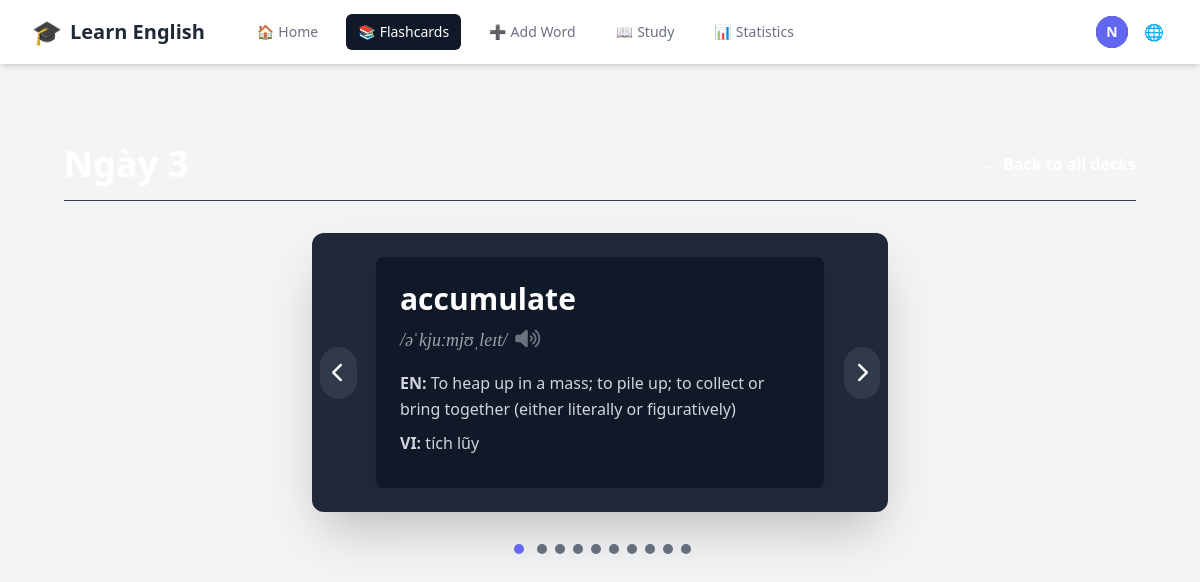
Page /en/decks/4/ (signed in) on the committed database.
### accounts/models.py (models this page shows, shortened)
class CustomUser(AbstractUser):
    email = models.EmailField(unique=True)
    username = None  # Remove username field
    USERNAME_FIELD = 'email'
    REQUIRED_FIELDS = []
    objects = CustomUserManager()

### vocabulary/models.py (models this page shows, shortened)
class Flashcard(models.Model):
    user = models.ForeignKey(settings.AUTH_USER_MODEL, on_delete=models.CASCADE, related_name='flashcards')
    deck = models.ForeignKey(Deck, on_delete=models.CASCADE, related_name='flashcards', null=True, blank=True)
    word = models.CharField(max_length=255)
    phonetic = models.CharField(max_length=100, blank=True, null=True, help_text="Phonetic transcription (e.g., /rɪˈzɪliənt/)")
    part_of_speech = models.CharField(max_length=50, blank=True, null=True)
    audio_url = models.URLField(max_length=500, blank=True, null=True)
    image = models.ImageField(upload_to='flashcard_images/', blank=True, null=True)
    related_image_url = models.URLField(max_length=500, blank=True, null=True, help_text="Auto-fetched related image URL")
    general_synonyms = models.TextField(blank=True, null=True, help_text="Comma-separated list of general synonyms")
    general_antonyms = models.TextField(blank=True, null=True, help_text="Comma-separated list of general antonyms")
    ease_factor = models.FloatField(default=2.5, help_text="SM-2 ease factor")
    repetitions = models.PositiveIntegerField(default=0, help_text="Number of successful reviews in a row")
    interval = models.PositiveIntegerField(default=0, help_text="Interval (days) until next review")
    next_review = models.DateField(default=timezone.now)
    last_reviewed = models.DateTimeField(blank=True, null=True)
    created_at = models.DateTimeField(auto_now_add=True)
    class Meta:
        ordering = ['word']
        unique_together = ['user', 'word']  # Một user không thể có từ trùng lặp

class Definition(models.Model):
    flashcard = models.ForeignKey(Flashcard, related_name='definitions', on_delete=models.CASCADE)
    english_definition = models.TextField()
    vietnamese_definition = models.TextField()
    definition_synonyms = models.TextField(blank=True, null=True, help_text="Comma-separated list of synonyms for this definition")
    definition_antonyms = models.TextField(blank=True, null=True, help_text="Comma-separated list of antonyms for this definition")

### vocabulary/views.py (the view)
# urls.py: path('decks/<int:deck_id>/', views.deck_detail, name='deck_detail'),
@login_required
def deck_detail(request, deck_id):
    try:
        deck = Deck.objects.get(id=deck_id, user=request.user)
        flashcards = Flashcard.objects.filter(deck=deck).prefetch_related('definitions')
        context = {
            'deck': deck,
            'flashcards': flashcards,
        }
        return render(request, 'vocabulary/deck_detail.html', context)
    except Deck.DoesNotExist:
        return redirect('deck_list')

### vocabulary/templates/vocabulary/deck_detail.html (shortened to what this page needs)
{% extends "base.html" %}
{% load i18n %}
{% load static %}
{% block content %}
<div class="max-w-7xl mx-auto px-4 sm:px-6 lg:px-8 py-10">
    <div class="flex justify-between items-center mb-8 pb-4 border-b border-gray-700">
        <h1 class="text-4xl font-extrabold text-white">{{ deck.name }}</h1>
        <a href="{% url 'deck_list' %}" class="text-primary-color hover:text-primary-color-dark font-semibold transition-colors duration-200">← {{ manual_texts.back_to_all_decks }}</a>
    </div>
    {% if flashcards %}
        <div id="carousel-container" class="relative w-full max-w-xl mx-auto overflow-hidden rounded-xl shadow-2xl bg-gray-800 p-6">
            <div id="carousel-slides" class="flex overflow-x-scroll no-scrollbar snap-x snap-mandatory" style="scroll-behavior: auto;">
                {% for card in flashcards %}
                    <div class="flex-shrink-0 snap-center" style="width: 100%;">
                        <div class="word-item-tailwind p-6 bg-gray-900 rounded-lg shadow-lg w-full max-w-md mx-auto text-white flex flex-col items-start">
                            <div class="text-3xl font-bold mb-2">{{ card.word }}</div>
                            {% if card.phonetic %}
                                <div class="text-lg text-gray-400 font-serif italic mb-4 flex items-center space-x-2">
                                    <span>{{ card.phonetic }}</span>
                                    {% if card.audio_url %}
                                        <button class="audio-icon-tailwind text-gray-500 hover:text-primary-color transition-colors duration-200" data-audio-url="{{ card.audio_url }}">
                                            <i class="fas fa-volume-up text-xl"></i>
                                        </button>
                                    {% endif %}
                                </div>
                            {% endif %}
                            {% for def in card.definitions.all %}
                                <div class="text-base text-gray-300 leading-relaxed mb-2">
                                    <span class="font-semibold text-primary-color">{% trans "EN:" %}</span> {{ def.english_definition }}
                                </div>
                                <div class="text-base text-gray-300 leading-relaxed mb-2">
                                    <span class="font-semibold text-primary-color">{% trans "VI:" %}</span> {{ def.vietnamese_definition }}
                                </div>
                            {% endfor %}
                        </div>
                    </div>
                {% endfor %}
            </div>
            <button id="prevBtn" class="absolute top-1/2 left-2 -translate-y-1/2 bg-gray-700 bg-opacity-75 text-white p-3 rounded-full hover:bg-opacity-100 transition-all duration-200 z-10 focus:outline-none focus:ring-2 focus:ring-primary-color focus:ring-offset-2 focus:ring-offset-gray-800">
                <i class="fas fa-chevron-left text-xl"></i>
            </button>
            <button id="nextBtn" class="absolute top-1/2 right-2 -translate-y-1/2 bg-gray-700 bg-opacity-75 text-white p-3 rounded-full hover:bg-opacity-100 transition-all duration-200 z-10 focus:outline-none focus:ring-2 focus:ring-primary-color focus:ring-offset-2 focus:ring-offset-gray-800">
                <i class="fas fa-chevron-right text-xl"></i>
            </button>
        </div>
        <div id="pagination-dots" class="text-center mt-6 space-x-2"></div>
    {% else %}
        <p class="text-gray-400 text-center text-lg mt-10">{% trans "This deck is empty." %} <a href="{% url 'add_flashcard' %}" class="text-primary-color hover:underline">{% trans "Add some cards!" %}</a></p>
    {% endif %}
</div>
{% endblock %}

### vocabulary/templates/base.html (shortened to what this page needs)
{% load i18n %}
{% load static %}
<!DOCTYPE html>
<html lang="{{ LANGUAGE_CODE }}">
  <head>
    <script src="https://cdn.tailwindcss.com"></script>
    <link rel="stylesheet" type="text/css" href="{% static 'css/main.css' %}">
    <link rel="stylesheet" href="https://cdnjs.cloudflare.com/ajax/libs/font-awesome/6.0.0-beta3/css/all.min.css">
  </head>
  <body class="bg-gray-100 dark:bg-gray-900">
    <nav class="bg-white dark:bg-gray-800 shadow-md">
        <div class="max-w-7xl mx-auto px-4 sm:px-6 lg:px-8">
            <div class="flex items-center justify-between h-16">
                <div class="flex items-center">
                    <a href="{% if user.is_authenticated %}{% url 'dashboard' %}{% else %}{% url 'account_login' %}{% endif %}" class="flex-shrink-0 flex items-center space-x-2">
                        <span class="text-2xl">🎓</span>
                        <span class="text-xl font-bold text-gray-800 dark:text-white">{{ manual_texts.learn_english }}</span>
                    </a>
                    <div class="hidden md:block">
                        <div class="ml-10 flex items-baseline space-x-4">
                            {% if user.is_authenticated %}
                                <a href="{% url 'dashboard' %}" class="{% if request.resolver_match.url_name == 'dashboard' %}bg-gray-900 text-white{% else %}text-gray-500 dark:text-gray-300 hover:bg-gray-700 hover:text-white{% endif %} px-3 py-2 rounded-md text-sm font-medium flex items-center space-x-1">
                                    <span class="nav-icon">🏠</span>
                                    <span>{{ manual_texts.home }}</span>
                                </a>
                                <a href="{% url 'deck_list' %}" class="{% if request.resolver_match.url_name == 'deck_list' or request.resolver_match.url_name == 'deck_detail' %}bg-gray-900 text-white{% else %}text-gray-500 dark:text-gray-300 hover:bg-gray-700 hover:text-white{% endif %} px-3 py-2 rounded-md text-sm font-medium flex items-center space-x-1">
                                    <span class="nav-icon">📚</span>
                                    <span>{{ manual_texts.flashcards }}</span>
                                </a>
                                <a href="{% url 'add_flashcard' %}" class="{% if request.resolver_match.url_name == 'add_flashcard' %}bg-gray-900 text-white{% else %}text-gray-500 dark:text-gray-300 hover:bg-gray-700 hover:text-white{% endif %} px-3 py-2 rounded-md text-sm font-medium flex items-center space-x-1">
                                    <span class="nav-icon">➕</span>
                                    <span>{{ manual_texts.add_word }}</span>
                                </a>
                                <a href="{% url 'study' %}" class="{% if request.resolver_match.url_name == 'study' %}bg-gray-900 text-white{% else %}text-gray-500 dark:text-gray-300 hover:bg-gray-700 hover:text-white{% endif %} px-3 py-2 rounded-md text-sm font-medium flex items-center space-x-1">
                                    <span class="nav-icon">📖</span>
                                    <span>{{ manual_texts.study }}</span>
                                </a>
                                <a href="{% url 'statistics' %}" class="{% if request.resolver_match.url_name == 'statistics' %}bg-gray-900 text-white{% else %}text-gray-500 dark:text-gray-300 hover:bg-gray-700 hover:text-white{% endif %} px-3 py-2 rounded-md text-sm font-medium flex items-center space-x-1">
                                    <span class="nav-icon">📊</span>
                                    <span>{{ manual_texts.statistics }}</span>
                                </a>
                            {% endif %}
                        </div>
                    </div>
                </div>
                <div class="hidden md:block">
                    <div class="ml-4 flex items-center md:ml-6">
                        {% if user.is_authenticated %}
                            <div class="ml-3 relative">
                                <div>
                                    <button type="button" id="user-toggle" class="max-w-xs bg-gray-800 rounded-full flex items-center text-sm focus:outline-none focus:ring-2 focus:ring-offset-2 focus:ring-offset-gray-800 focus:ring-white" aria-expanded="false" aria-haspopup="true">
                                        <div class="h-8 w-8 rounded-full bg-indigo-500 flex items-center justify-center text-white font-bold">
                                            {{ user.email|slice:":1"|upper }}
                                        </div>
                                    </button>
                                </div>
                            </div>
                        {% endif %}
                        <div class="ml-3 relative">
                            <div>
                                <button type="button" id="lang-toggle" class="bg-white dark:bg-gray-800 p-1 rounded-full text-gray-400 dark:text-gray-300 hover:text-gray-500 dark:hover:text-white focus:outline-none focus:ring-2 focus:ring-offset-2 focus:ring-offset-gray-800 focus:ring-white">
                                    <span class="nav-icon">🌐</span>
                                </button>
                            </div>
                        </div>
                    </div>
                </div>
            </div>
        </div>
    </nav>
    <main class="py-10">
      <div class="max-w-7xl mx-auto px-4 sm:px-6 lg:px-8">
        {% block content %}{% endblock %}
      </div>
    </main>
  </body>
</html>

### static/css/main.css (style rules this page uses)
* { margin: 0; padding: 0; box-sizing: border-box; }
body { background: #18182f; color: #fff; font-family: "Segoe UI", Tahoma, Geneva, Verdana, sans-serif; line-height: 1.6; min-height: 100vh; }
.no-scrollbar { -ms-overflow-style: none; scrollbar-width: none; }

### vocabulary/templates/base.html (style rules this page uses)
:root { --primary-color: #6a6cff; --primary-color-dark: #5859d8; --background-main: #f3f4f6; --background-secondary: #ffffff; --background-light: #ffffff; --text-main: #1f2937; --text-muted: #6b7280; --border-color: #e5e7eb; --card-background: var(--background-secondary); --card-border-color: var(--border-color); --card-text-main: var(--text-main); --card-text-muted: var(--text-muted); --card-shadow: 0 1px 3px 0 rgba(0, 0, 0, 0.1), 0 1px 2px 0 rgba(0, 0, 0, 0.06); --card-shadow-hover: 0 4px 6px -1px rgba(0, 0, 0, 0.1), 0 2px 4px -1px rgba(0, 0, 0, 0.06); }

### rows in the picture
CustomUser: email "N"
Flashcard: word "accumulate", phonetic "/əˈkjuːmjʊˌleɪt/"
Definition: english_definition "To heap up in a mass; to pile up; to collect or bring together (either literally or figuratively)", vietnamese_definition "tích lũy"

### other values in the picture
{{ manual_texts.learn_english }} "Learn English"
{{ manual_texts.home }} "Home"
{{ manual_texts.flashcards }} "Flashcards"
{{ manual_texts.add_word }} "Add Word"
{{ manual_texts.study }} "Study"
{{ manual_texts.statistics }} "Statistics"
